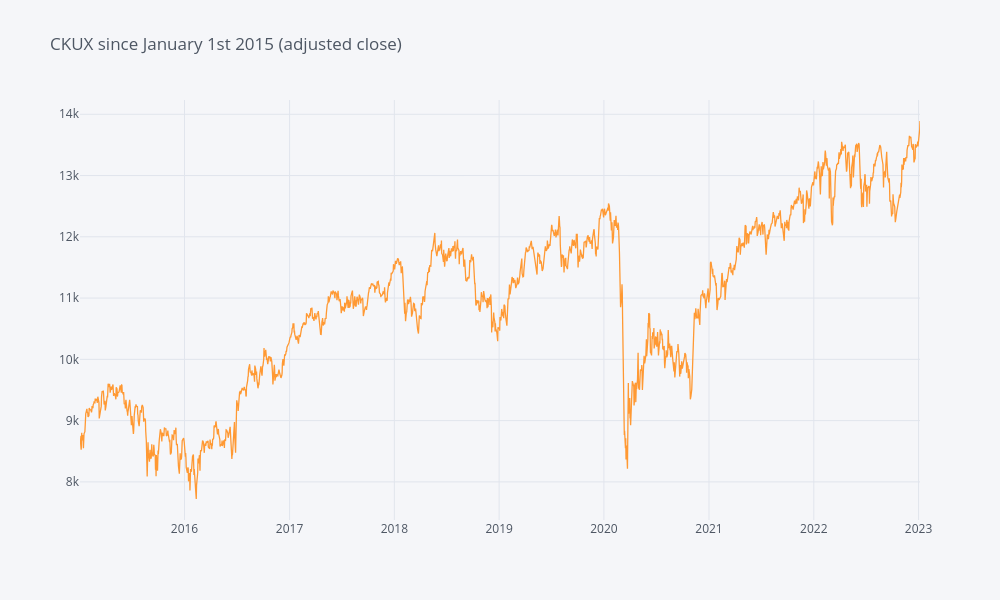

Notebook code for this chart:
### Markdown cell above
### Plotting the CUKX

### Code cell
df['Adj Close'].iplot(title='CKUX since January 1st 2015 (adjusted close)')

### Figure 1 — Plotly figure (JSON) as saved in the notebook; plotly's stock layout.template omitted (floating-point values rounded to 4 significant figures; data arrays with more than 128 entries replaced by an {"elided": "..."} marker saying what was removed)
{"data": [{"line": {"color": "rgba(255, 153, 51, 1.0)", "dash": "solid", "shape": "linear", "width": 1.3}, "mode": "lines", "name": "Adj Close", "text": "", "type": "scatter", "x": {"elided": "2025 str values"}, "y": {"elided": "2025 float values"}}], "layout": {"height": 600, "legend": {"bgcolor": "#F5F6F9", "font": {"color": "#4D5663"}}, "paper_bgcolor": "#F5F6F9", "plot_bgcolor": "#F5F6F9", "title": {"font": {"color": "#4D5663"}, "text": "CKUX since January 1st 2015 (adjusted close)"}, "width": 1000, "xaxis": {"gridcolor": "#E1E5ED", "showgrid": true, "tickfont": {"color": "#4D5663"}, "title": {"font": {"color": "#4D5663"}, "text": ""}, "zerolinecolor": "#E1E5ED"}, "yaxis": {"gridcolor": "#E1E5ED", "showgrid": true, "tickfont": {"color": "#4D5663"}, "title": {"font": {"color": "#4D5663"}, "text": ""}, "zerolinecolor": "#E1E5ED"}}}
